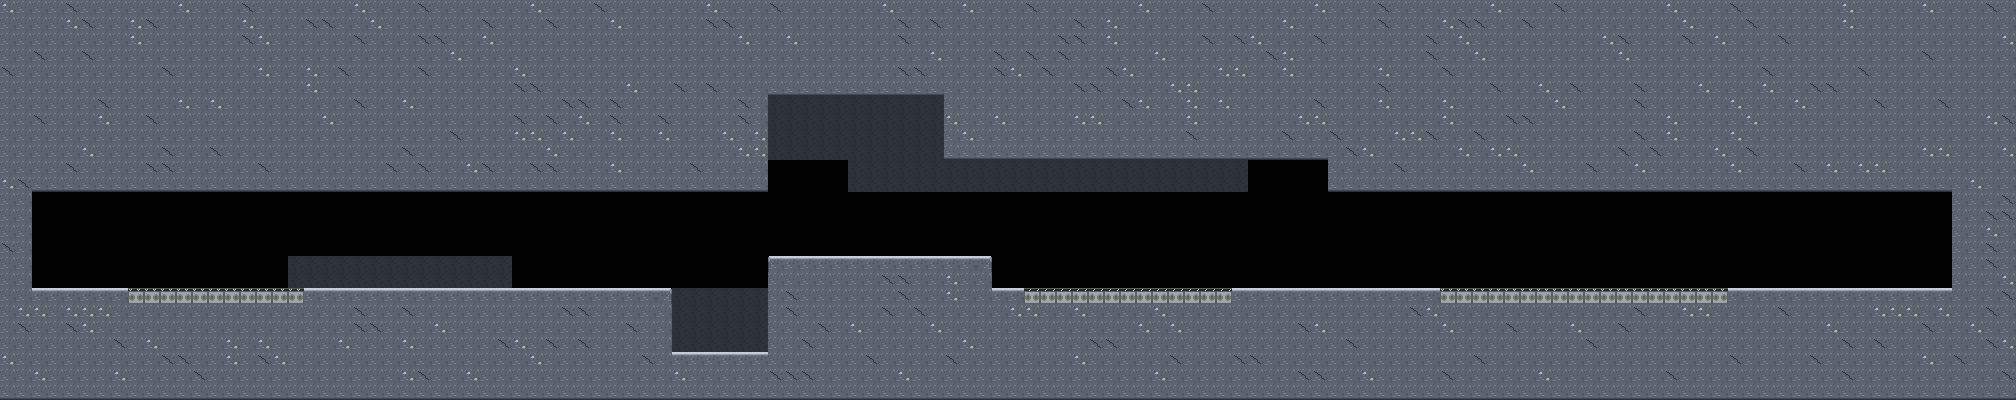

This game map was drawn from its Tiled (.tmx) file and the tilesets committed beside it. A one-line description and the trimmed map source follow:
An orthogonal 126x25 tile map with 16x16 px tiles, 2 tile layers (back, ground), 2 tilesets and 38 objects (16x gem, 5x crusher, spawn, egg, life, ...).

<map version="1.10" orientation="orthogonal" renderorder="right-down" width="126" height="25" tilewidth="16" tileheight="16" infinite="0" nextlayerid="3" nextobjectid="39">
 <properties>
  <property name="title" value="Trapped in Machine" />
  <property name="music" value="castle" />
  <property name="par" type="int" value="80" />
  <property name="background" value="factory" />
 </properties>
 <tileset firstgid="1" source="../gen/machine.tsx" />
 <tileset firstgid="101" source="../gen/machdeco.tsx" />
 <layer id="9" name="back" width="126" height="25">
  <data>[3150 cells, 188 non-empty, 1 distinct tile ids]</data>
 </layer>
 <layer id="1" name="ground" width="126" height="25">
  <data>[3150 cells, 2320 non-empty, 9 distinct tile ids]</data>
 </layer>
 <objectgroup id="2" name="objects">
  <object id="1" name="spawn" type="spawn" x="72" y="288">
   <point />
  </object>
  <object id="2" name="egg" type="egg" x="1264" y="176" width="16" height="16" />
  <object id="3" name="crusher" type="crusher" x="376" y="192" width="32" height="16">
   <properties>
    <property name="delay" type="float" value="0.0" />
   </properties>
  </object>
  <object id="4" name="crusher" type="crusher" x="472" y="192" width="32" height="16">
   <properties>
    <property name="delay" type="float" value="0.5" />
   </properties>
  </object>
  <object id="5" name="crusher" type="crusher" x="568" y="192" width="32" height="16">
   <properties>
    <property name="delay" type="float" value="1.0" />
   </properties>
  </object>
  <object id="6" name="crusher" type="crusher" x="1480" y="192" width="32" height="16">
   <properties>
    <property name="delay" type="float" value="1.5" />
   </properties>
  </object>
  <object id="7" name="crusher" type="crusher" x="1608" y="192" width="32" height="16">
   <properties>
    <property name="delay" type="float" value="0.0" />
   </properties>
  </object>
  <object id="8" name="gem" type="gem" x="720" y="208" width="16" height="16" />
  <object id="9" name="gem" type="gem" x="816" y="224" width="16" height="16" />
  <object id="10" name="gem" type="gem" x="880" y="224" width="16" height="16" />
  <object id="11" name="gem" type="gem" x="144" y="240" width="16" height="16" />
  <object id="12" name="gem" type="gem" x="192" y="240" width="16" height="16" />
  <object id="13" name="gem" type="gem" x="240" y="240" width="16" height="16" />
  <object id="14" name="gem" type="gem" x="1072" y="240" width="16" height="16" />
  <object id="15" name="gem" type="gem" x="1136" y="240" width="16" height="16" />
  <object id="16" name="gem" type="gem" x="1200" y="240" width="16" height="16" />
  <object id="17" name="gem" type="gem" x="1792" y="240" width="16" height="16" />
  <object id="18" name="gem" type="gem" x="432" y="256" width="16" height="16" />
  <object id="19" name="gem" type="gem" x="528" y="256" width="16" height="16" />
  <object id="20" name="gem" type="gem" x="624" y="256" width="16" height="16" />
  <object id="21" name="gem" type="gem" x="688" y="256" width="16" height="16" />
  <object id="22" name="life" type="life" x="1392" y="256" width="16" height="16" />
  <object id="23" name="gem" type="gem" x="1552" y="256" width="16" height="16" />
  <object id="24" name="gem" type="gem" x="1680" y="256" width="16" height="16" />
  <object id="25" name="machine" type="machine" x="1262" y="260" width="20" height="28" />
  <object id="26" name="checkpoint" type="checkpoint" x="1352" y="256" width="32" height="32" />
  <object id="27" name="exit" type="exit" x="1864" y="256" width="32" height="32" />
  <object id="28" name="fan" type="fan" x="696" y="224" width="32" height="128" />
  <object id="29" gid="101" x="304" y="288" width="16" height="16" />
  <object id="30" gid="104" x="352" y="288" width="16" height="16" />
  <object id="31" gid="106" x="480" y="288" width="16" height="16" />
  <object id="32" gid="103" x="576" y="288" width="16" height="16" />
  <object id="33" gid="102" x="720" y="352" width="16" height="16" />
  <object id="34" gid="106" x="1232" y="288" width="16" height="16" />
  <object id="35" gid="104" x="1280" y="288" width="16" height="16" />
  <object id="36" gid="104" x="1376" y="288" width="16" height="16" />
  <object id="37" gid="102" x="1728" y="288" width="16" height="16" />
  <object id="38" gid="101" x="1776" y="288" width="16" height="16" />
 </objectgroup>
</map>
